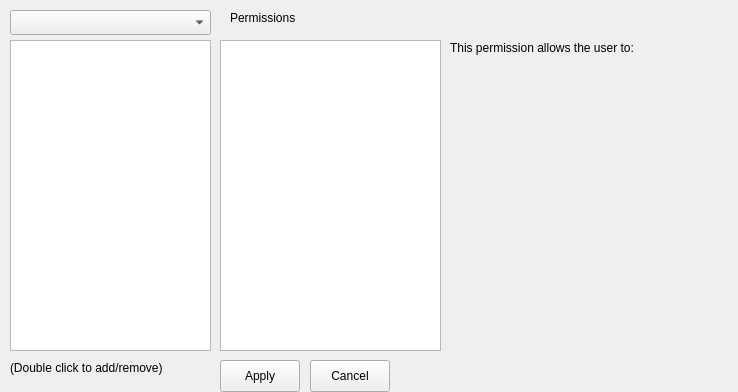
<?xml version="1.0" encoding="UTF-8"?>
<ui version="4.0">
 <class>ManageTitles</class>
 <widget class="QWidget" name="ManageTitles">
  <property name="geometry">
   <rect>
    <x>0</x>
    <y>0</y>
    <width>738</width>
    <height>392</height>
   </rect>
  </property>
  <property name="windowTitle">
   <string>Form</string>
  </property>
  <widget class="QPushButton" name="applyButton">
   <property name="geometry">
    <rect>
     <x>220</x>
     <y>360</y>
     <width>80</width>
     <height>32</height>
    </rect>
   </property>
   <property name="text">
    <string>Apply</string>
   </property>
  </widget>
  <widget class="QPushButton" name="cancelButton">
   <property name="geometry">
    <rect>
     <x>310</x>
     <y>360</y>
     <width>80</width>
     <height>32</height>
    </rect>
   </property>
   <property name="text">
    <string>Cancel</string>
   </property>
  </widget>
  <widget class="QLabel" name="employeeIdentifier">
   <property name="geometry">
    <rect>
     <x>10</x>
     <y>10</y>
     <width>151</width>
     <height>16</height>
    </rect>
   </property>
   <property name="text">
    <string>YOU NEED TO SET ME BRO</string>
   </property>
  </widget>
  <widget class="QLabel" name="label_2">
   <property name="geometry">
    <rect>
     <x>230</x>
     <y>10</y>
     <width>151</width>
     <height>16</height>
    </rect>
   </property>
   <property name="text">
    <string>Permissions</string>
   </property>
  </widget>
  <widget class="QListWidget" name="allPermissions">
   <property name="geometry">
    <rect>
     <x>220</x>
     <y>40</y>
     <width>221</width>
     <height>311</height>
    </rect>
   </property>
  </widget>
  <widget class="QLabel" name="label_3">
   <property name="geometry">
    <rect>
     <x>450</x>
     <y>40</y>
     <width>241</width>
     <height>16</height>
    </rect>
   </property>
   <property name="text">
    <string>This permission allows the user to:</string>
   </property>
  </widget>
  <widget class="QLabel" name="permissiondescgoeshere">
   <property name="geometry">
    <rect>
     <x>450</x>
     <y>60</y>
     <width>191</width>
     <height>191</height>
    </rect>
   </property>
   <property name="text">
    <string/>
   </property>
   <property name="alignment">
    <set>Qt::AlignLeading|Qt::AlignLeft|Qt::AlignTop</set>
   </property>
   <property name="wordWrap">
    <bool>true</bool>
   </property>
  </widget>
  <widget class="QListWidget" name="containedPermissions">
   <property name="geometry">
    <rect>
     <x>10</x>
     <y>40</y>
     <width>201</width>
     <height>311</height>
    </rect>
   </property>
  </widget>
  <widget class="QLabel" name="label_4">
   <property name="geometry">
    <rect>
     <x>10</x>
     <y>360</y>
     <width>201</width>
     <height>16</height>
    </rect>
   </property>
   <property name="text">
    <string>(Double click to add/remove)</string>
   </property>
  </widget>
  <widget class="QComboBox" name="titleComboBox">
   <property name="geometry">
    <rect>
     <x>10</x>
     <y>10</y>
     <width>201</width>
     <height>25</height>
    </rect>
   </property>
  </widget>
 </widget>
 <resources/>
 <connections/>
</ui>
